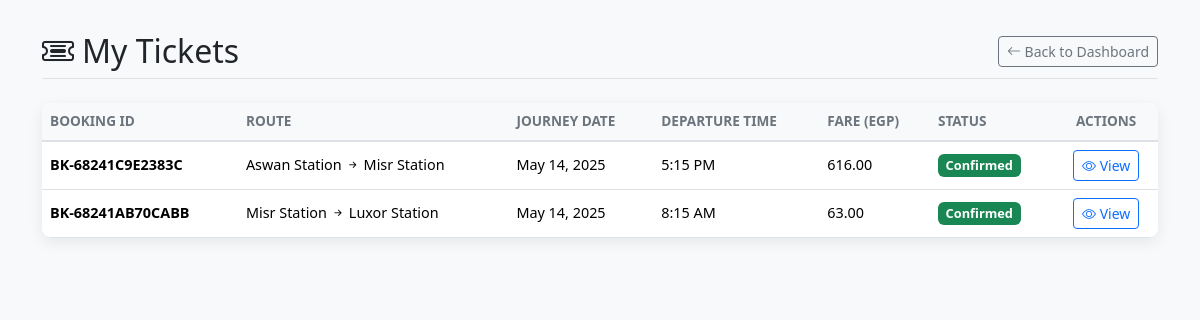
Page /views/ticket/index.php (signed in) on the earlier database version.
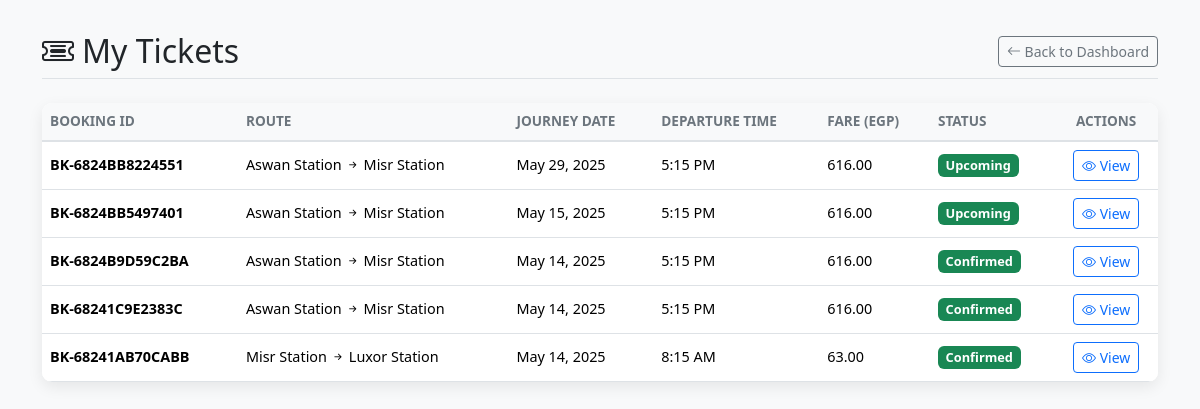
Same page on the later database version.
### tables this page shows
CREATE TABLE `bookings` (
  `id` int(11) NOT NULL,
  `booking_id` varchar(20) NOT NULL,
  `user_id` int(11) NOT NULL,
  `source_station` varchar(50) NOT NULL,
  `destination_station` varchar(50) NOT NULL,
  `booking_date` datetime NOT NULL,
  `departure_time` time NOT NULL,
  `class` varchar(20) NOT NULL,
  `fare` decimal(10,2) NOT NULL,
  `train_name` varchar(50) NOT NULL,
  `train_number` varchar(20) NOT NULL,
  `status` varchar(20) NOT NULL DEFAULT 'Confirmed',
  `passengers` int(11) NOT NULL DEFAULT 1,
  `ticket_type` enum('one-way','return') NOT NULL DEFAULT 'one-way',
  `return_date` date DEFAULT NULL,
  `created_at` timestamp NOT NULL DEFAULT current_timestamp()
);

### config/DBController.php (called while the page is built, shortened)
<?php
class DBController {
    private string $dbHost = 'localhost';
    private string $dbUser = 'root';
    private string $dbPassword = '';
    private string $dbName = 'ticket_system';
    private ?mysqli $connection = null;
    private static ?DBController $instance = null;
    private function __construct(string $dbName = 'ticket_system') {
        $this->dbName = $dbName;
    }
    public static function getInstance(string $dbName = 'ticket_system'): DBController {
        if (self::$instance === null) {
            self::$instance = new DBController($dbName);
        }
        return self::$instance;
    }
    public function openConnection(): bool {
        $this->connection = new mysqli($this->dbHost, $this->dbUser, $this->dbPassword, $this->dbName);
        return true;
    }
    public function select(string $qry, array $params = []): array|false {
        if (!empty($params)) {
            $stmt = $this->connection->prepare($qry);
            $types = str_repeat('s', count($params));
            $stmt->bind_param($types, ...$params);
            $stmt->execute();
            $result = $stmt->get_result();
            return $result->fetch_all(MYSQLI_ASSOC);
        }
        $result = $this->connection->query($qry);
        return $result->fetch_all(MYSQLI_ASSOC);
    }
}
?>

### controllers/TicketController.php (called while the page is built, shortened)
<?php
require_once __DIR__ . '/../config/DBController.php';
class TicketController
{
    private ?DBController $db;
    public function __construct()
    {
        try {
            $this->db = DBController::getInstance();
        } catch (Exception $e) {
            $this->setLastError("Failed to initialize database controller: " . $e->getMessage());
            $this->db = null;
        }
    }
    public function isDBConnected(): bool
    {
        return ($this->db instanceof DBController);
    }
    public function listTickets(int $userId, int $limit = 50, int $offset = 0): array
    {
        $sql = "SELECT
                    booking_id,
                    source_station,
                    destination_station,
                    booking_date,
                    departure_time,
                    fare,
                    status
                FROM bookings
                WHERE user_id = ?
                ORDER BY booking_date DESC, departure_time DESC
                LIMIT ?, ?";
        $result = $this->db->select($sql, [$userId, $offset, $limit]);
        return $result;
    }
}

### views/ticket/index.php (the view, shortened to what the changed rows need)
<?php
require_once '../../config/DBController.php';
require_once '../../controllers/TicketController.php';
$user_tickets_list = [];
$loggedInUserId = (int)$_SESSION['user_id'];
try {
    $ticketController = new TicketController();
    $user_tickets_list = $ticketController->listTickets($loggedInUserId);
} catch (Exception $e) {
    error_log("Error on views/ticket/index.php (List View): " . $e->getMessage() . "\nTrace: " . $e->getTraceAsString());
    $page_error_message = "An error occurred while fetching your tickets: " . $e->getMessage();
    $user_tickets_list = [];
}
function format_ticket_list_time($timeString) {
    try {
        $dateTime = DateTime::createFromFormat('H:i:s', $timeString);
        return htmlspecialchars($dateTime->format('g:i A'));
    } catch (Exception $ex) {
        return htmlspecialchars($timeString);
    }
}
?>
<!DOCTYPE html>
<html lang="en">
<head>
    <link href="https://cdn.jsdelivr.net/npm/bootstrap@5.3.2/dist/css/bootstrap.min.css" rel="stylesheet">
    <link rel="stylesheet" href="https://cdn.jsdelivr.net/npm/bootstrap-icons@1.11.3/font/bootstrap-icons.min.css">
    <link href="<?= ROOT_PATH ?>/public/css/dashboard.css" rel="stylesheet">
</head>
<body>
    <div class="container ticket-page-container">
        <div class="d-flex justify-content-between align-items-center mb-4 page-header">
            <h2 class="mb-0"><i class="bi bi-ticket-detailed me-2"></i>My Tickets</h2>
        </div>
        <?php if (!empty($user_tickets_list)): ?>
        <div class="card dashboard-card">
            <div class="card-body p-0">
                <div class="table-responsive">
                    <table class="table table-hover ticket-list-table mb-0">
                        <thead>
                            <tr>
                                <th>Booking ID</th>
                                <th>Route</th>
                                <th>Journey Date</th>
                                <th>Departure Time</th>
                                <th>Fare (EGP)</th>
                                <th>Status</th>
                                <th class="text-center">Actions</th>
                            </tr>
                        </thead>
                        <tbody>
                            <?php foreach ($user_tickets_list as $t): ?>
                                <tr>
                                    <td><strong><?= htmlspecialchars($t['booking_id'] ?? 'N/A') ?></strong></td>
                                    <td><?= htmlspecialchars($t['source_station'] ?? 'N/A') ?> <i class="bi bi-arrow-right-short"></i> <?= htmlspecialchars($t['destination_station'] ?? 'N/A') ?></td>
                                    <td>
                                        <?php
                                        echo !empty($t['booking_date']) ? htmlspecialchars(date('M j, Y', strtotime($t['booking_date']))) : 'N/A';
                                        ?>
                                    </td>
                                    <td>
                                        <?php
                                        echo format_ticket_list_time($t['departure_time'] ?? '');
                                        ?>
                                    </td>
                                    <td><?= isset($t['fare']) ? htmlspecialchars(number_format((float)$t['fare'], 2)) : 'N/A' ?></td>
                                    <td>
                                        <?php
                                            $status_val_list = $t['status'] ?? 'Unknown';
                                            $status_badge_class_list = 'secondary';
                                            $status_l = strtolower($status_val_list);
                                            if (str_contains($status_l, 'confirmed') || str_contains($status_l, 'upcoming')) $status_badge_class_list = 'success';
                                            elseif (str_contains($status_l, 'cancelled')) $status_badge_class_list = 'danger';
                                            elseif (str_contains($status_l, 'completed') || str_contains($status_l, 'arrived')) $status_badge_class_list = 'primary';
                                        ?>
                                        <span class="badge bg-<?= $status_badge_class_list ?>"><?= htmlspecialchars($status_val_list) ?></span>
                                    </td>
                                    <td class="text-center action-buttons">
                                        <a href="receipt.php?booking_id=<?= urlencode($t['booking_id'] ?? '') ?>" class="btn btn-sm btn-outline-primary py-1 px-2" title="View Ticket">
                                            <i class="bi bi-eye"></i> View
                                        </a>
                                    </td>
                                </tr>
                            <?php endforeach; ?>
                        </tbody>
                    </table>
                </div>
            </div>
        </div>
        <?php endif; ?>
    </div>
</body>
</html>

Differences in the rows shown:
added bookings: booking "BK-6824BB8224551", source_station "Aswan Station", destination_station "Misr Station", booking_date "May 29, 2025", departure_time "5:15 PM", fare "616.00", status "Upcoming"
added bookings: booking "BK-6824BB5497401", source_station "Aswan Station", destination_station "Misr Station", booking_date "May 15, 2025", departure_time "5:15 PM", fare "616.00", status "Upcoming"
added bookings: booking "BK-6824B9D59C2BA", source_station "Aswan Station", destination_station "Misr Station", booking_date "May 14, 2025", departure_time "5:15 PM", fare "616.00", status "Confirmed"
